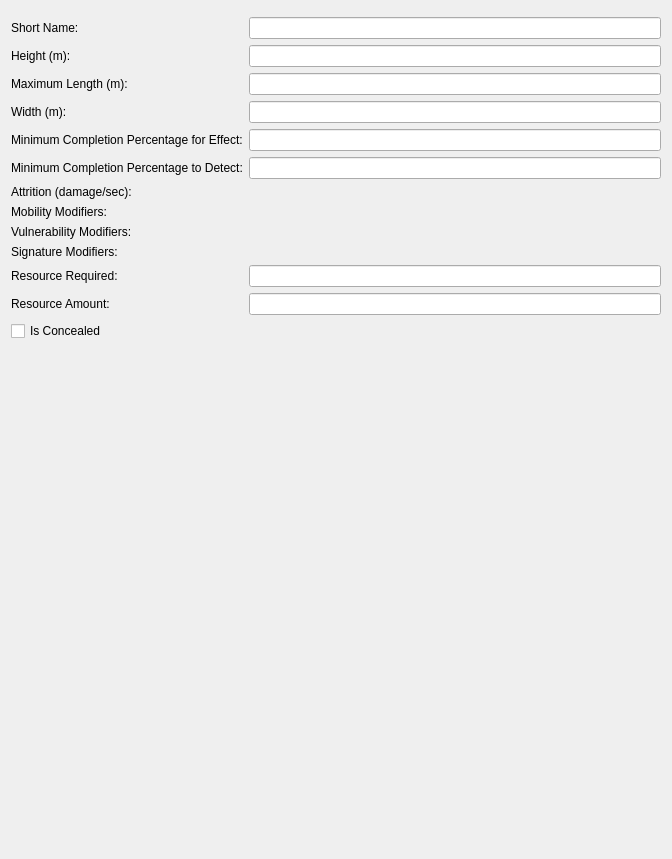
<?xml version="1.0" encoding="UTF-8"?>
<ui version="4.0">
 <class>Form</class>
 <widget class="QWidget" name="Form">
  <property name="geometry">
   <rect>
    <x>0</x>
    <y>0</y>
    <width>672</width>
    <height>859</height>
   </rect>
  </property>
  <property name="windowTitle">
   <string>Form</string>
  </property>
  <layout class="QVBoxLayout" name="verticalLayout_2">
   <item>
    <widget class="QWidget" name="myGeneralCanvas" native="true">
     <property name="sizePolicy">
      <sizepolicy hsizetype="MinimumExpanding" vsizetype="Fixed">
       <horstretch>0</horstretch>
       <verstretch>0</verstretch>
      </sizepolicy>
     </property>
     <property name="element_type" stdset="0">
      <string notr="true">general_canvas</string>
     </property>
    </widget>
   </item>
   <item>
    <widget class="QWidget" name="widget" native="true">
     <layout class="QVBoxLayout" name="verticalLayout">
      <property name="margin">
       <number>0</number>
      </property>
      <item>
       <layout class="QGridLayout" name="gridLayout">
        <item row="0" column="0">
         <widget class="QLabel" name="short_name_label">
          <property name="text">
           <string>Short Name:</string>
          </property>
         </widget>
        </item>
        <item row="0" column="1">
         <widget class="QLineEdit" name="short_name"/>
        </item>
        <item row="1" column="0">
         <widget class="QLabel" name="Height_label">
          <property name="toolTip">
           <string>Height of the object.  Negative height means depth</string>
          </property>
          <property name="text">
           <string>Height (m):</string>
          </property>
         </widget>
        </item>
        <item row="1" column="1">
         <widget class="QLineEdit" name="Height">
          <property name="toolTip">
           <string>Height of the object.  Negative height means depth.</string>
          </property>
          <property name="element_container" stdset="0">
           <string>parameter-data</string>
          </property>
         </widget>
        </item>
        <item row="6" column="0">
         <widget class="QLabel" name="Attrition_Per_Second_label">
          <property name="text">
           <string>Attrition (damage/sec):</string>
          </property>
         </widget>
        </item>
        <item row="6" column="1">
         <widget class="QWidget" name="Attrition_Per_Second" native="true">
          <property name="element_container" stdset="0">
           <string>parameter-data</string>
          </property>
          <property name="disable_if_multiple_selection" stdset="0">
           <bool>true</bool>
          </property>
         </widget>
        </item>
        <item row="7" column="0">
         <widget class="QLabel" name="Mobility_Modifiers_label">
          <property name="text">
           <string>Mobility Modifiers:</string>
          </property>
         </widget>
        </item>
        <item row="7" column="1">
         <widget class="QWidget" name="Mobility_Modifiers" native="true">
          <property name="element_container" stdset="0">
           <string>parameter-data</string>
          </property>
          <property name="disable_if_multiple_selection" stdset="0">
           <bool>true</bool>
          </property>
         </widget>
        </item>
        <item row="8" column="0">
         <widget class="QLabel" name="Vulnerability_Modifiers_label">
          <property name="text">
           <string>Vulnerability Modifiers:</string>
          </property>
         </widget>
        </item>
        <item row="8" column="1">
         <widget class="QWidget" name="Vulnerability_Modifiers" native="true">
          <property name="element_container" stdset="0">
           <string>parameter-data</string>
          </property>
          <property name="disable_if_multiple_selection" stdset="0">
           <bool>true</bool>
          </property>
         </widget>
        </item>
        <item row="9" column="0">
         <widget class="QLabel" name="Signature_Modifiers_label">
          <property name="text">
           <string>Signature Modifiers:</string>
          </property>
         </widget>
        </item>
        <item row="10" column="0">
         <widget class="QLabel" name="Resource_Required_label">
          <property name="text">
           <string>Resource Required:</string>
          </property>
         </widget>
        </item>
        <item row="10" column="1">
         <widget class="QLineEdit" name="Resource_Required">
          <property name="toolTip">
           <string>The name of the resource (or ammunition) required to construct this object</string>
          </property>
          <property name="element_container" stdset="0">
           <string>parameter-data</string>
          </property>
         </widget>
        </item>
        <item row="2" column="0">
         <widget class="QLabel" name="Maximum_Length_label">
          <property name="toolTip">
           <string>Height of the object.  Negative height means depth</string>
          </property>
          <property name="text">
           <string>Maximum Length (m):</string>
          </property>
         </widget>
        </item>
        <item row="3" column="0">
         <widget class="QLabel" name="Width_label">
          <property name="toolTip">
           <string>Width of the line object in meters</string>
          </property>
          <property name="text">
           <string>Width (m):</string>
          </property>
         </widget>
        </item>
        <item row="2" column="1">
         <widget class="QLineEdit" name="Maximum_Length">
          <property name="toolTip">
           <string>Maximum length that a single constructed object can be. If longer, it will be broken into multiple pieces.</string>
          </property>
          <property name="element_container" stdset="0">
           <string>parameter-data</string>
          </property>
         </widget>
        </item>
        <item row="3" column="1">
         <widget class="QLineEdit" name="Width">
          <property name="toolTip">
           <string>Width of the object</string>
          </property>
          <property name="element_container" stdset="0">
           <string>parameter-data</string>
          </property>
         </widget>
        </item>
        <item row="11" column="0">
         <widget class="QLabel" name="Resource_Amount_label">
          <property name="text">
           <string>Resource Amount:</string>
          </property>
         </widget>
        </item>
        <item row="11" column="1">
         <widget class="QLineEdit" name="Resource_Amount">
          <property name="toolTip">
           <string>The amount of the resource required to construct this object</string>
          </property>
          <property name="element_container" stdset="0">
           <string>parameter-data</string>
          </property>
         </widget>
        </item>
        <item row="9" column="1">
         <widget class="QWidget" name="Signature_Modifiers" native="true">
          <property name="element_container" stdset="0">
           <string>parameter-data.Signature-Modifiers</string>
          </property>
          <property name="disable_if_multiple_selection" stdset="0">
           <bool>true</bool>
          </property>
          <property name="element_type" stdset="0">
           <string notr="true">environmental_signature_modifier</string>
          </property>
         </widget>
        </item>
        <item row="4" column="0">
         <widget class="QLabel" name="Minimum_Completion_Percentage_For_Effect_label">
          <property name="text">
           <string>Minimum Completion Percentage for Effect:</string>
          </property>
         </widget>
        </item>
        <item row="4" column="1">
         <widget class="QLineEdit" name="Minimum_Completion_Percentage_For_Effect">
          <property name="toolTip">
           <string>Completion percentage required for this object to affect units</string>
          </property>
          <property name="element_container" stdset="0">
           <string>parameter-data</string>
          </property>
         </widget>
        </item>
        <item row="5" column="0">
         <widget class="QLabel" name="Minimum_Completion_Percentage_To_Detect_label">
          <property name="text">
           <string>Minimum Completion Percentage to Detect:</string>
          </property>
         </widget>
        </item>
        <item row="5" column="1">
         <widget class="QLineEdit" name="Minimum_Completion_Percentage_To_Detect">
          <property name="toolTip">
           <string>Completion percentage required for this object to be detected</string>
          </property>
          <property name="element_container" stdset="0">
           <string>parameter-data</string>
          </property>
         </widget>
        </item>
        <item row="12" column="0">
         <widget class="QCheckBox" name="Concealed">
          <property name="text">
           <string>Is Concealed</string>
          </property>
         </widget>
        </item>
       </layout>
      </item>
     </layout>
    </widget>
   </item>
   <item>
    <widget class="QWidget" name="myDisplayCanvas" native="true">
     <property name="sizePolicy">
      <sizepolicy hsizetype="MinimumExpanding" vsizetype="MinimumExpanding">
       <horstretch>0</horstretch>
       <verstretch>0</verstretch>
      </sizepolicy>
     </property>
     <property name="minimumSize">
      <size>
       <width>0</width>
       <height>0</height>
      </size>
     </property>
     <property name="element_type" stdset="0">
      <string notr="true">display_widget_canvas</string>
     </property>
     <property name="stacked_layout" stdset="0">
      <bool>true</bool>
     </property>
    </widget>
   </item>
  </layout>
 </widget>
 <tabstops>
  <tabstop>short_name</tabstop>
  <tabstop>Height</tabstop>
  <tabstop>Maximum_Length</tabstop>
  <tabstop>Width</tabstop>
  <tabstop>Minimum_Completion_Percentage_For_Effect</tabstop>
  <tabstop>Minimum_Completion_Percentage_To_Detect</tabstop>
  <tabstop>Resource_Required</tabstop>
  <tabstop>Resource_Amount</tabstop>
  <tabstop>Concealed</tabstop>
 </tabstops>
 <resources/>
 <connections/>
</ui>
